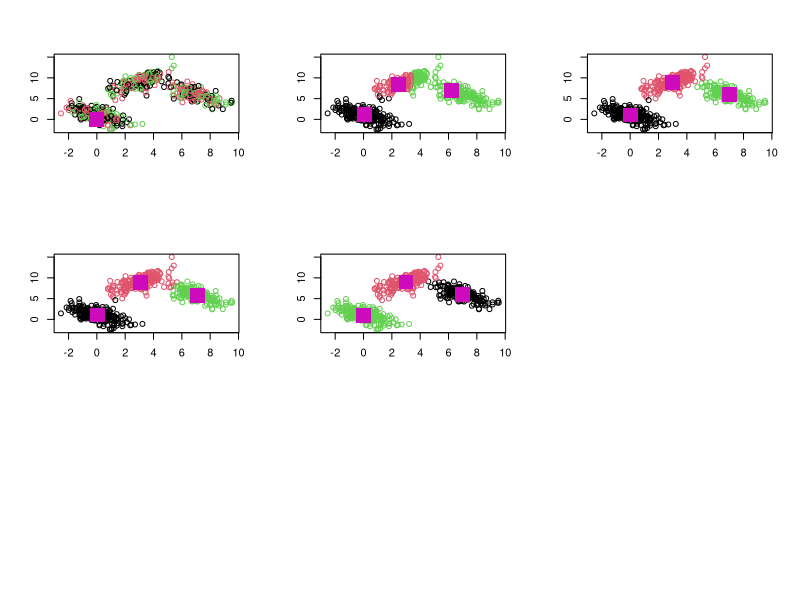

Source code (R):
##########################################################################
###      This is my simple quick R code for k-Means clustering           #
#           Here is the original dataset with all the labels             #
#        Not optimized, but good for understanding what k-Means does     #
#                                                                        #
#                  source('kMeans-clustering-1.R')                       #
#                                                                        #
#                    Spring 2010, Ernest Fokoue                          #
##########################################################################

# Clear off

  graphics.off()

# Here is the original dataset with all the labels
  
  n1<-165
  n2<-175
  n3<-190
  n<-n1+n2+n3
  k<-3

  x<-cbind(NULL)
  #x<-t(cbind(t(rnorm(n1,2,1)),t(rnorm(n2,9,1)), t(rnorm(n3,16,1))))
  library(mvtnorm)
  x1<-rmvnorm(n1, mean=c(7, 6), sigma=matrix(c(1, -.9, -.9, 2), nrow=2))
  x2<-rmvnorm(n2, mean=c(3, 9), sigma=matrix(c(1, .9, .9, 2), nrow=2))
  x3<-rmvnorm(n3, mean=c(0, 1), sigma=matrix(c(1, -.8, -.8, 2), nrow=2))
  x<-rbind(x1,x2,x3)

  Cs <- t(cbind(c(7, 6), c(3, 9), c(0, 1)))

  y<-t(cbind(t(rep(1,n1)), t(rep(2,n2)), t(rep(3,n3))))

  x0<-cbind(x,y)

  p<-dim(x)[2]
  n<-dim(x)[1]
  ind<-cbind(NULL)
  nb<- matrix(0, ncol=1, nrow=k)

  for(j in 1:(k-1))
  {
    nb[j]<-round(n/k)
    ind <- cbind(ind, t(rep(j, nb[j])))
  }
  
  nb[k]<- n-(k-1)*nb[k-1]
  ind <- t(cbind(ind, t(rep(k, nb[k]))))
  ind<-sample(sample(sample(sample(ind))))
  C<-oC<-matrix(0,nrow=k,ncol=p)
  x<-as.matrix(cbind(x,ind))
  ix<-x

  x11()
  par(mfrow=c(3,3))

  plot(x, col = x[,p+1])
  points(C, col = 6, pch = 15, cex=3)

  for(j in 1:k)
  {
    C[j, ]<-oC[j, ]<-colMeans(x[which(x[,p+1]==j),-(p+1)])
  }

  iC<-C

  it  <-0
  tol <- 0.000005
  iterate<-TRUE
  dist  <- matrix(0, nrow=n, ncol=k)
  while(iterate)
  {
    oC <- C
    it <- it + 1
    for(i in 1:n)
    {
      for(j in 1:k)
      {
        dist[i,j] <- sum((x[i,-(p+1)]-C[j,])^2)
      }
      x[i,p+1] <- which(dist[i,]==min(dist[i,]))
    }
   
    for(j in 1:k)
    {
      C[j, ]<-colMeans(x[which(x[,p+1]==j),-(p+1)])
    }
    
    plot(x, col = x[,p+1])
    points(C, col = 6, pch = 15, cex=3)
    iterate<-(min(sqrt(rowSums(oC-C)^2))>tol)
  }

  plot(x, col = y)
  points(Cs, col = 6, pch = 15, cex=3)
